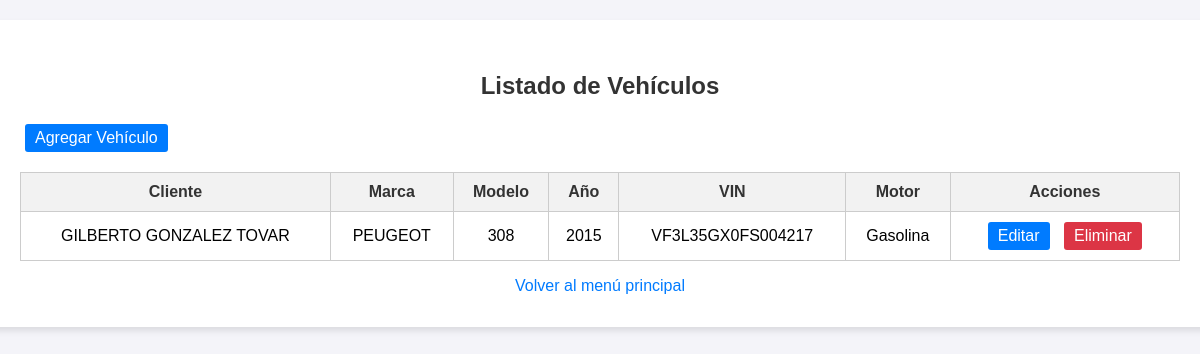
Page /crm/vehiculos/ on the earlier database version.
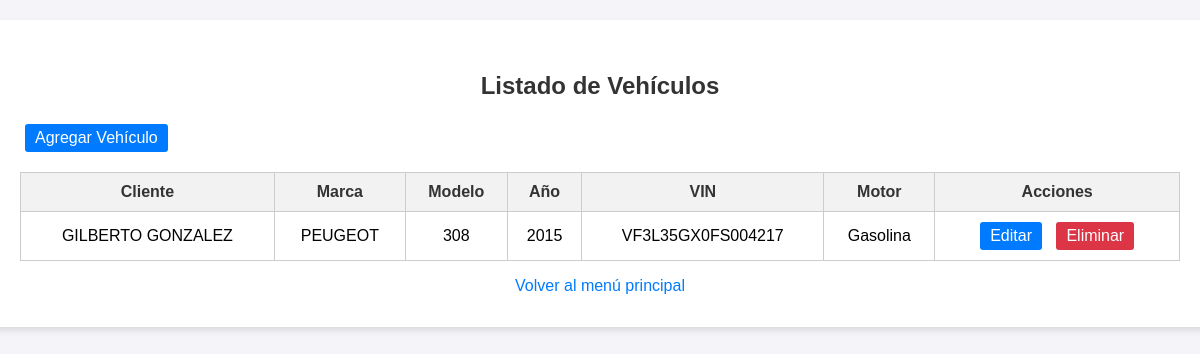
Same page on the later database version.
### crm/models.py (models this page shows, shortened)
class Vehiculo(models.Model):
    cliente = models.ForeignKey(Cliente, on_delete=models.CASCADE)
    marca = models.CharField(max_length=50)
    modelo = models.CharField(max_length=50)
    anio = models.IntegerField()
    vin = models.CharField(max_length=17, unique=True, null=True, blank=True)
    tipo_motor = models.CharField(max_length=20, choices=[('Gasolina', 'Gasolina'), ('Diesel', 'Diesel'), ('Híbrido', 'Híbrido')])

class Cliente(models.Model):
    nombre = models.CharField(max_length=100)
    apellido = models.CharField(max_length=100)
    telefono = models.CharField(
        max_length=12,
        validators=[RegexValidator(r'^\d{3}-\d{3}-\d{4}$', message="Formato de teléfono inválido (XXX-XXX-XXXX).")]
    )
    email = models.EmailField()
    estado = models.CharField(max_length=20, choices=[('Activo', 'Activo'), ('Inactivo', 'Inactivo')])

### crm/views.py (the view)
# urls.py: path('vehiculos/', views.listar_vehiculos, name='listar_vehiculos'),
def listar_vehiculos(request):
    vehiculos = Vehiculo.objects.all()
    return render(request, 'crm/listar_vehiculos.html', {'vehiculos': vehiculos})

### crm/templates/crm/listar_vehiculos.html (shortened to what this page needs)
<!DOCTYPE html>
<html lang="es">
  <head>
  </head>
  <body>
    <div class="container">
      <h2>Listado de Vehículos</h2>
      <a href="{% url 'registrar_vehiculo' %}" class="btn">Agregar Vehículo</a>
      <table>
        <thead>
          <tr>
            <th>Cliente</th>
            <th>Marca</th>
            <th>Modelo</th>
            <th>Año</th>
            <th>VIN</th>
            <th>Motor</th>
            <th>Acciones</th>
          </tr>
        </thead>
        <tbody>
          {% for vehiculo in vehiculos %}
          <tr>
            <td>
              {{ vehiculo.cliente.nombre }} {{ vehiculo.cliente.apellido }}
            </td>
            <td>{{ vehiculo.marca }}</td>
            <td>{{ vehiculo.modelo }}</td>
            <td>{{ vehiculo.anio }}</td>
            <td>{{ vehiculo.vin }}</td>
            <td>{{ vehiculo.tipo_motor }}</td>
            <td>
              <a href="{% url 'editar_vehiculo' vehiculo.id %}" class="btn"
                >Editar</a
              >
              <a
                href="{% url 'eliminar_vehiculo' vehiculo.id %}"
                class="btn btn-danger"
                onclick="return confirm('¿Seguro que deseas eliminar este vehículo?')"
                >Eliminar</a
              >
            </td>
          </tr>
          {% empty %}
          <tr>
            <td colspan="7">No hay vehículos registrados.</td>
          </tr>
          {% endfor %}
        </tbody>
      </table>
      <a href="{% url 'listar_clientes' %}" class="back-link"
        >Volver al menú principal</a
      >
    </div>
  </body>
</html>

Differences in the rows shown:
changed through a linked row, Vehiculo "PEUGEOT": cliente.apellido "GONZALEZ TOVAR" → "GONZALEZ"
